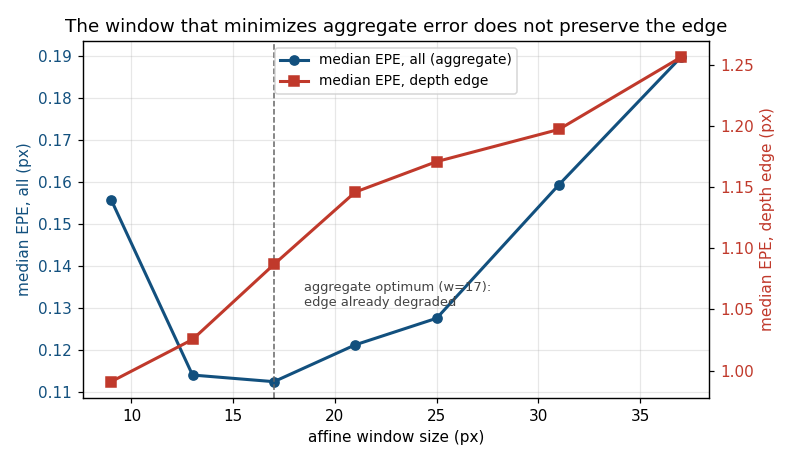

Reproduce this figure in Python.
"""
Window-size ablation for the affine M-PME estimator.

Claim under test: the affine window is the span over which ONE motion is assumed
to hold. Widening it should IMPROVE the aggregate error (more samples, better
conditioned fit, smoother field) while DEGRADING the error at a depth
discontinuity, because a wider window averages across more of the boundary.

If both move in opposite directions, then aggregate accuracy is not merely a
weak proxy for correctness -- it is the mechanism by which the edge failure
hides.

Reuses the two-plane Z-dolly scene and masks of benchmark_nonaffine.py, so the
numbers are directly comparable to that benchmark.
"""
import os
import sys

import numpy as np
import matplotlib
import matplotlib.pyplot as plt
from scipy import ndimage

sys.path.insert(0, os.path.dirname(os.path.abspath(__file__)))
from MPME_faithful import faithful_mpme                       # noqa: E402
from benchmark_nonaffine import scene, align, N, R, ACC, SIG  # noqa: E402

HERE = os.path.dirname(os.path.abspath(__file__))
WINDOWS = [9, 13, 17, 21, 25, 31, 37]


def masks(Z):
    valid = np.zeros((N, N), bool)
    valid[35:221, 35:221] = True
    valid &= (R > 12)                       # drop focus-of-expansion core
    edge = (ndimage.binary_dilation(Z < 6, iterations=4)
            & ~ndimage.binary_erosion(Z < 6, iterations=4))
    return valid, edge & valid


def main():
    matplotlib.use("Agg")
    a, b, gu, gv, Z, tz = scene()
    valid, band = masks(Z)

    rows = []
    print("affine-window ablation (M-PME, levels=4, lam=12), two-plane Z-dolly")
    print(f"  {'win':>4}  {'EPE all':>8}  {'EPE@edge':>9}  {'edge/all':>8}")
    for w in WINDOWS:
        U, V = faithful_mpme(a, b, levels=4, lam=12, win=w)
        U, V, e = align(U, V, gu, gv, valid)
        agg = float(np.median(e[valid]))
        edg = float(np.median(e[band]))
        rows.append((w, agg, edg))
        print(f"  {w:4d}  {agg:8.3f}  {edg:9.3f}  {edg / max(agg, 1e-9):8.2f}")

    ws = [r[0] for r in rows]
    aggs = [r[1] for r in rows]
    edges = [r[2] for r in rows]

    # Twin axes: the two curves live on different scales, and the SHAPE of each
    # is the finding (aggregate is U-shaped, edge is monotone). A shared linear
    # axis flattens the aggregate into a line and hides exactly that.
    fig, ax1 = plt.subplots(figsize=(7.2, 4.2))
    ax2 = ax1.twinx()
    l1, = ax1.plot(ws, aggs, "o-", color=ACC, lw=2, label="median EPE, all (aggregate)")
    l2, = ax2.plot(ws, edges, "s-", color=SIG, lw=2, label="median EPE, depth edge")

    wbest = ws[int(np.argmin(aggs))]
    ax1.axvline(wbest, color="#666", ls="--", lw=1)
    ax1.annotate(f"aggregate optimum (w={wbest}):\nedge already degraded",
                 xy=(wbest, min(aggs)), xytext=(wbest + 1.5, min(aggs) + 0.018),
                 fontsize=8.5, color="#444")

    ax1.set_xlabel("affine window size (px)")
    ax1.set_ylabel("median EPE, all (px)", color=ACC)
    ax2.set_ylabel("median EPE, depth edge (px)", color=SIG)
    ax1.tick_params(axis="y", labelcolor=ACC)
    ax2.tick_params(axis="y", labelcolor=SIG)
    ax1.set_title("The window that minimizes aggregate error does not preserve the edge")
    ax1.grid(alpha=0.3)
    ax1.legend(handles=[l1, l2], loc="upper center", fontsize=9)
    fig.tight_layout()
    p = os.path.join(HERE, "benchmark_window_ablation.png")
    fig.savefig(p, dpi=110)
    plt.close(fig)
    print("saved", p)

    # machine-readable, so the paper table cannot drift from the measurement
    csv = os.path.join(HERE, "benchmark_window_ablation.csv")
    with open(csv, "w") as f:
        f.write("window_px,epe_all_px,epe_edge_px\n")
        for w, agg, edg in rows:
            f.write(f"{w},{agg:.4f},{edg:.4f}\n")
    print("saved", csv)


if __name__ == "__main__":
    main()
